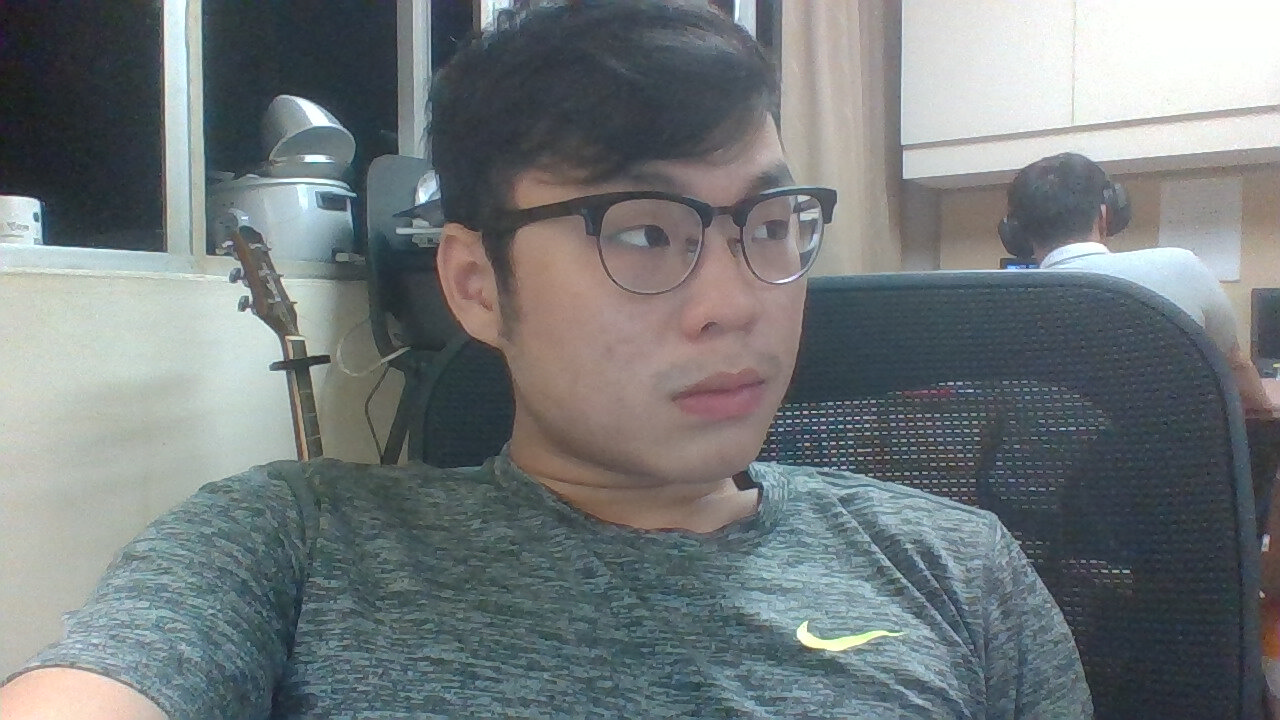
#> input picture reference_code/headPose.jpg, 1280 x 720 px
$ python face_pose_estimation.py   (Python 2 division)
#> lines starting #> are read from the running program, lines starting #| are printed output that depends on the picture; after the words box and inside, x2 and y2 are one past the last pixel; in counts of white or black regions, pixels touching at a corner belong together; long printed decimals are rounded
#!/usr/bin/env python

import cv2
import numpy as np

# Read Image
im = cv2.imread("headPose.jpg");
#> im is the input picture: shape (720, 1280, 3); mean B, G, R 122.9, 121, 114.6
size = im.shape
#> size = (720, 1280, 3)

#2D image points. If you change the image, you need to change vector
image_points = np.array([
                            (359, 391),     # Nose tip
                            (399, 561),     # Chin
                            (337, 297),     # Left eye left corner
                            (513, 301),     # Right eye right corne
                            (345, 465),     # Left Mouth corner
                            (453, 469)      # Right mouth corner
                        ], dtype="double")

# 3D model points.
model_points = np.array([
                            (0.0, 0.0, 0.0),             # Nose tip
                            (0.0, -330.0, -65.0),        # Chin
                            (-225.0, 170.0, -135.0),     # Left eye left corner
                            (225.0, 170.0, -135.0),      # Right eye right corne
                            (-150.0, -150.0, -125.0),    # Left Mouth corner
                            (150.0, -150.0, -125.0)      # Right mouth corner

                        ])


# Camera internals

focal_length = size[1]
#> focal_length = 1280
center = (size[1]/2, size[0]/2)
#> center = (640, 360)
camera_matrix = np.array(
                         [[focal_length, 0, center[0]],
                         [0, focal_length, center[1]],
                         [0, 0, 1]], dtype = "double"
                         )

print "Camera Matrix :\n {0}".format(camera_matrix)
#| Camera Matrix :
#|  [[1.28e+03 0.00e+00 6.40e+02]
#|  [0.00e+00 1.28e+03 3.60e+02]
#|  [0.00e+00 0.00e+00 1.00e+00]]

dist_coeffs = np.zeros((4,1)) # Assuming no lens distortion
solvePnp = cv2.solvePnP(model_points, image_points, camera_matrix, dist_coeffs, flags=cv2.SOLVEPNP_ITERATIVE)
(success, rotation_vector, translation_vector) = solvePnp
#> success = True; rotation_vector = [-0.049, 2.18, 0.041]; translation_vector = [526.7, -50.69, -2490.2]

print "Rotation Vector:\n {0}".format(rotation_vector)
#| Rotation Vector:
#|  [[-0.04899 ]
#|  [ 2.177]
#|  [ 0.04098]]
print "Translation Vector:\n {0}".format(translation_vector)
#| Translation Vector:
#|  [[  526.697]
#|  [  -50.693]
#|  [-2490.176]]


# Project a 3D point (0, 0, 1000.0) onto the image plane.
# We use this to draw a line sticking out of the nose


(nose_end_point2D, jacobian) = cv2.projectPoints(np.array([(0.0, 0.0, 1000.0)]), rotation_vector, translation_vector, camera_matrix, dist_coeffs)
#> nose_end_point2D = [[76.48, 361.1]]

for p in image_points:
    cv2.circle(im, (int(p[0]), int(p[1])), 3, (0,0,255), -1)
#> im: shape (720, 1280, 3); 0.02% of pixels changed, all inside (x1, y1, x2, y2) = (334, 294, 517, 565)


p1 = ( int(image_points[0][0]), int(image_points[0][1]))
p2 = ( int(nose_end_point2D[0][0][0]), int(nose_end_point2D[0][0][1]))

cv2.line(im, p1, p2, (255,0,0), 2)
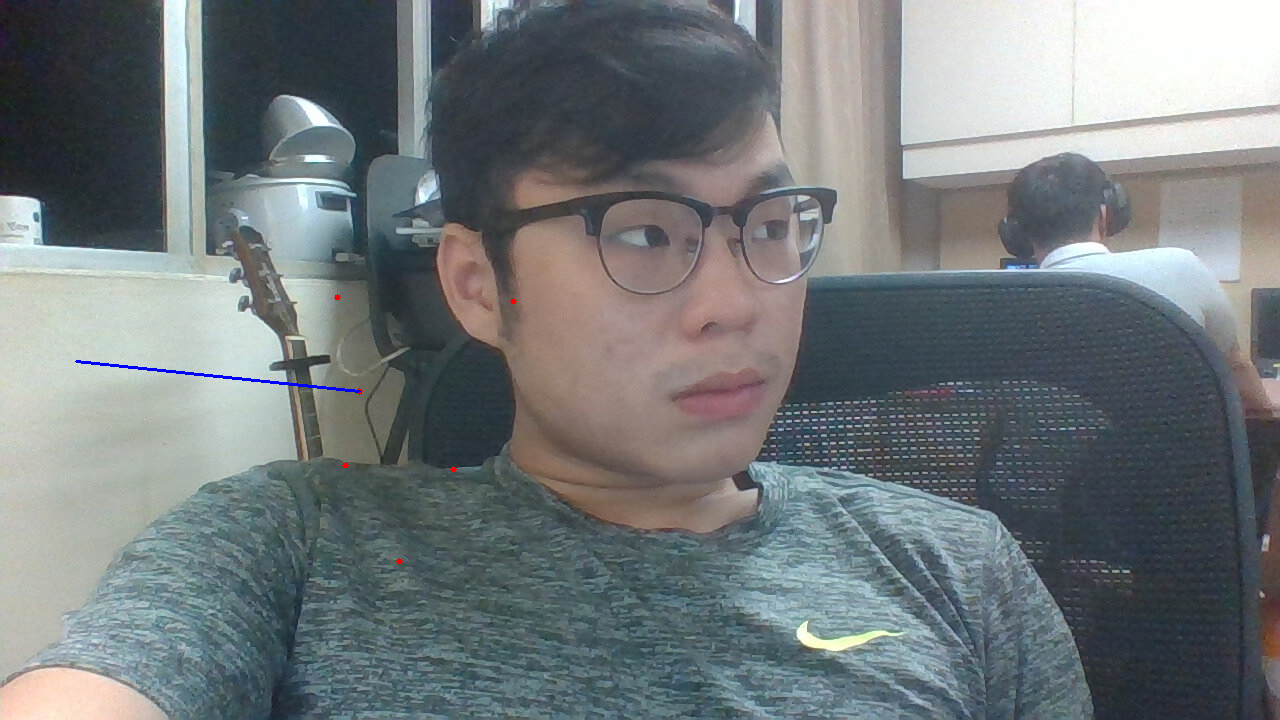
#> im: shape (720, 1280, 3); mean B, G, R 123, 120.8, 114.5

# Display image
cv2.imshow("Output", im)
cv2.waitKey(0)
